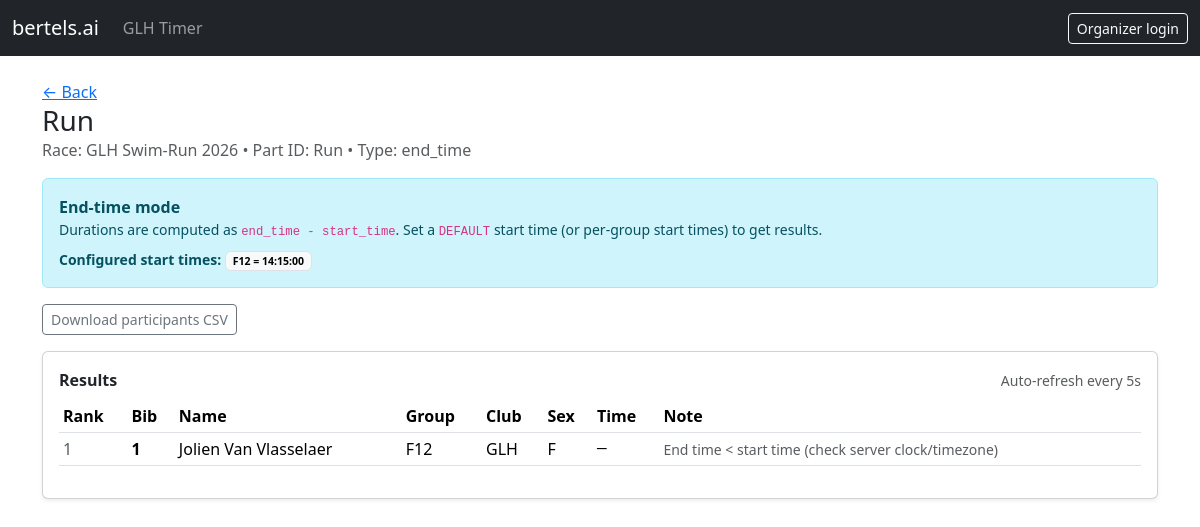
Before: /races/GLH Swim-Run 2026/parts/Run with the older database file.
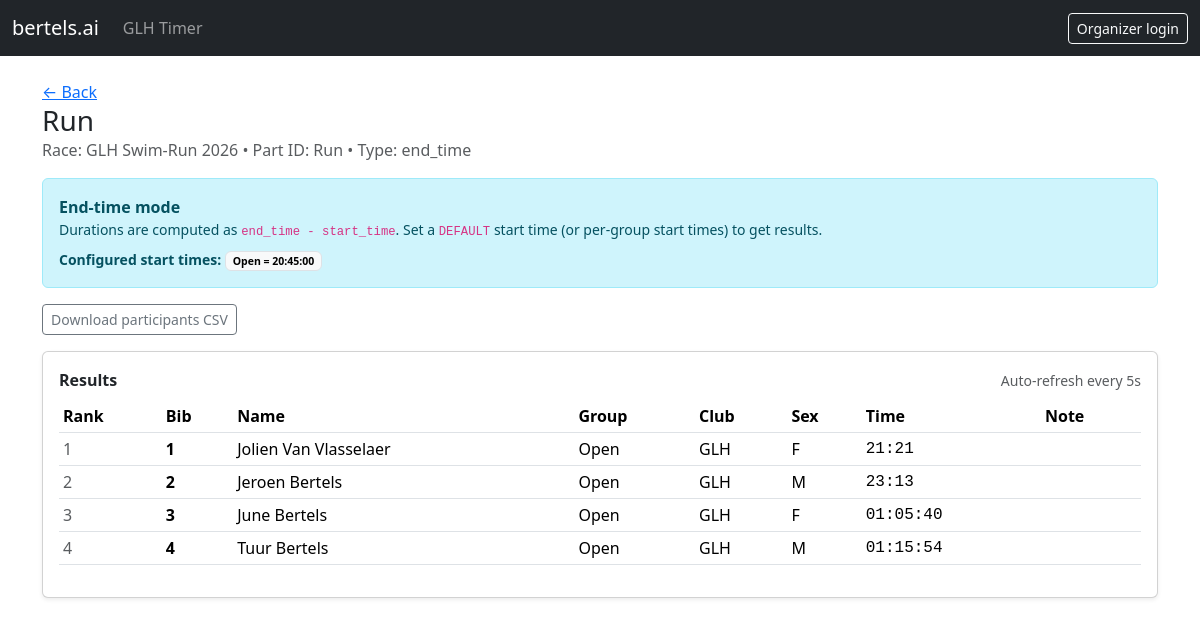
After: the same page with the newer database file.
### app/models.py (models this page shows)
class RacePart(Base):
    __tablename__ = "race_parts"
    id: Mapped[int] = mapped_column(Integer, primary_key=True, autoincrement=True)
    race_part_id: Mapped[str] = mapped_column(String, nullable=False)
    race_id: Mapped[str] = mapped_column(ForeignKey("races.race_id", ondelete="CASCADE"), nullable=False)
    name: Mapped[str] = mapped_column(String, nullable=False)
    time_event_type: Mapped[str] = mapped_column(String, nullable=False)
    race: Mapped["Race"] = relationship(back_populates="parts")
    timing_events: Mapped[list["TimingEvent"]] = relationship(back_populates="race_part", cascade="all, delete-orphan")
    start_times: Mapped[list["RacePartStartTime"]] = relationship(back_populates="race_part", cascade="all, delete-orphan")
    __table_args__ = (
        UniqueConstraint("race_id", "race_part_id", name="uq_race_part"),
        Index("ix_race_parts_race", "race_id"),
    )

class Race(Base):
    __tablename__ = "races"
    race_id: Mapped[str] = mapped_column(String, primary_key=True)
    race_date: Mapped[datetime] = mapped_column(Date, nullable=False)
    race_timezone: Mapped[str] = mapped_column(String, nullable=False, default="Europe/Brussels")
    parts: Mapped[list["RacePart"]] = relationship(back_populates="race", cascade="all, delete-orphan")
    participants: Mapped[list["Participant"]] = relationship(back_populates="race", cascade="all, delete-orphan")

class RacePartStartTime(Base):
    __tablename__ = "race_part_start_times"
    id: Mapped[int] = mapped_column(Integer, primary_key=True, autoincrement=True)
    race_id: Mapped[str] = mapped_column(String, nullable=False)
    race_part_id: Mapped[str] = mapped_column(String, nullable=False)
    group_name: Mapped[str] = mapped_column(String, nullable=False, default="DEFAULT")
    start_time_hms: Mapped[str] = mapped_column(String, nullable=False)
    race_part_fk: Mapped[int] = mapped_column(ForeignKey("race_parts.id", ondelete="CASCADE"), nullable=False)
    race_part: Mapped["RacePart"] = relationship(back_populates="start_times")
    __table_args__ = (
        UniqueConstraint("race_id", "race_part_id", "group_name", name="uq_start_time_group"),
        Index("ix_start_times_race_part", "race_id", "race_part_id"),
    )

class Participant(Base):
    __tablename__ = "participants"
    id: Mapped[int] = mapped_column(Integer, primary_key=True, autoincrement=True)
    participant_id: Mapped[str] = mapped_column(String, nullable=False)  # bib
    race_id: Mapped[str] = mapped_column(ForeignKey("races.race_id", ondelete="CASCADE"), nullable=False)
    firstname: Mapped[str] = mapped_column(String, nullable=False)
    lastname: Mapped[str] = mapped_column(String, nullable=False)
    sex: Mapped[str] = mapped_column(String, nullable=True, default="")
    group_name: Mapped[str] = mapped_column(String, nullable=True, default="")
    club_name: Mapped[str] = mapped_column(String, nullable=True, default="")
    race: Mapped["Race"] = relationship(back_populates="participants")
    timing_events: Mapped[list["TimingEvent"]] = relationship(back_populates="participant")
    __table_args__ = (
        UniqueConstraint("race_id", "participant_id", name="uq_participant_per_race"),
        Index("ix_participants_race", "race_id"),
    )

### app/main.py (the view)
@app.get("/races/{race_id}/parts/{race_part_id}", response_class=HTMLResponse)
def race_part_page(
    race_id: str,
    race_part_id: str,
    request: Request,
    admin=Depends(get_current_admin),
    session=Depends(get_session),
):
    race = services.get_race(session, race_id)
    if not race:
        raise HTTPException(status_code=404, detail="Race not found")
    part = services.get_race_part(session, race_id, race_part_id)
    if not part:
        raise HTTPException(status_code=404, detail="Race part not found")
    table = services.get_results(session, race_id, race_part_id)
    start_times = services.get_start_times(session, race_id, race_part_id)
    return templates.TemplateResponse(
        "race_part.html",
        {
            "request": request,
            "race": race,
            "part": part,
            "results": table,
            "admin": admin,
            "start_times": start_times,
            "poll_ms": settings.RESULTS_POLL_MS,
        },
    )

### app/templates/race_part.html (shortened to what this page needs)
{% extends "base.html" %}
{% block content %}
<div class="d-flex align-items-start justify-content-between gap-3 flex-wrap mb-3">
  <div>
    <div class="text-muted"><a href="/races/{{ race.race_id }}">← Back</a></div>
    <h1 class="h3 m-0">{{ part.name }}</h1>
    <div class="text-muted">Race: {{ race.race_id }} • Part ID: {{ part.race_part_id }} • Type: {{ part.time_event_type }}</div>
  </div>
</div>
{% if part.time_event_type == "end_time" %}
  <div class="alert alert-info">
    <div class="fw-semibold">End-time mode</div>
    <div class="small">Durations are computed as <code>end_time - start_time</code>. Set a <code>DEFAULT</code> start time (or per-group start times) to get results.</div>
    {% if start_times %}
      <div class="small mt-2">
        <span class="fw-semibold">Configured start times:</span>
        {% for st in start_times %}
          <span class="badge text-bg-light border">{{ st.group_name }} = {{ st.start_time_hms }}</span>
        {% endfor %}
      </div>
    {% endif %}
  </div>
{% endif %}
<div class="d-flex gap-2 mb-3 flex-wrap">
  <a class="btn btn-outline-secondary btn-sm" href="/api/participants.csv?race_id={{ race.race_id }}">Download participants CSV</a>
</div>
<div class="card shadow-sm">
  <div class="card-body">
    <div class="d-flex align-items-center justify-content-between mb-2">
      <div class="fw-semibold">Results</div>
      <div class="small text-muted">Auto-refresh every {{ (poll_ms/1000)|int }}s</div>
    </div>
    <div class="table-responsive">
      <table class="table table-sm align-middle" id="results-table">
        {% include "partials/results_table.html" %}
      </table>
    </div>
  </div>
</div>
{% endblock %}

### app/templates/base.html (shortened to what this page needs)
<!doctype html>
<html lang="en">
<head>
  <link href="https://cdn.jsdelivr.net/npm/bootstrap@5.3.3/dist/css/bootstrap.min.css" rel="stylesheet">
  <link href="/static/css/app.css" rel="stylesheet">
</head>
<body>
<nav class="navbar navbar-expand-lg navbar-dark bg-dark">
  <div class="container-fluid">
    <a class="navbar-brand" href="/projects">bertels.ai</a>
    <div id="nav" class="collapse navbar-collapse">
      <ul class="navbar-nav me-auto">
        <li class="nav-item"><a class="nav-link" href="/races">GLH Timer</a></li>
      </ul>
      <div class="d-flex gap-2">
        {% if request.cookies.get("glh_admin") %}
          <form method="post" action="/admin/logout">
            <button class="btn btn-outline-light btn-sm" type="submit">Logout</button>
          </form>
        {% else %}
          <a class="btn btn-outline-light btn-sm" href="/admin/login">Organizer login</a>
        {% endif %}
      </div>
    </div>
  </div>
</nav>
<main class="container py-4">
  {% block content %}{% endblock %}
</main>
</body>
</html>

### app/templates/partials/results_table.html
<thead>
  <tr>
    <th>Rank</th>
    <th>Bib</th>
    <th>Name</th>
    <th>Group</th>
    <th>Club</th>
    <th>Sex</th>
    <th>Time</th>
    <th>Note</th>
  </tr>
</thead>
<tbody>
  {% for r in results %}
    <tr>
      <td class="text-muted">{{ loop.index }}</td>
      <td class="fw-semibold">{{ r.bib }}</td>
      <td>{{ r.name }}</td>
      <td>{{ r.group }}</td>
      <td>{{ r.club }}</td>
      <td>{{ r.sex }}</td>
      <td class="font-monospace">{{ r.duration_str if r.duration_str else "—" }}</td>
      <td class="small text-muted">{{ r.note }}</td>
    </tr>
  {% else %}
    <tr><td colspan="8" class="text-muted">No participants yet.</td></tr>
  {% endfor %}
</tbody>

### app/static/css/app.css (style rules this page uses)
.font-monospace { font-variant-numeric: tabular-nums; }

Changed rows visible on the page:
changed RacePartStartTime: group_name "F12" → "Open"; start_time_hms "14:15:00" → "20:45:00"
changed Participant (number 1 of 4 on the later page): group "F12" → "Open"; duration_str "—" → "21:21"; note "End time < start time (check server clock/timezone)" → (not shown)
added Participant: bib "2", name "Jeroen Bertels", group "Open", club "GLH", sex "M", duration_str "23:13"
added Participant: bib "3", name "June Bertels", group "Open", club "GLH", sex "F", duration_str "01:05:40"
added Participant: bib "4", name "Tuur Bertels", group "Open", club "GLH", sex "M", duration_str "01:15:54"
